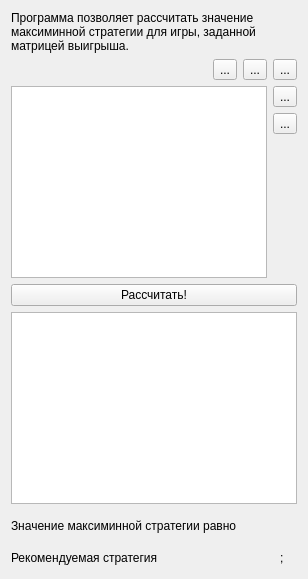
      <widget class="QWidget" name="tab_1">
       <attribute name="title">
        <string>Стратегия максимина</string>
       </attribute>
       <layout class="QVBoxLayout" name="verticalLayout_4">
        <item>
         <widget class="QLabel" name="label">
          <property name="text">
           <string>&lt;html&gt;&lt;head/&gt;&lt;body&gt;&lt;p&gt;Программа позволяет рассчитать значение максиминной стратегии для игры, заданной матрицей выигрыша.&lt;/p&gt;&lt;/body&gt;&lt;/html&gt;</string>
          </property>
          <property name="wordWrap">
           <bool>true</bool>
          </property>
         </widget>
        </item>
        <item>
         <layout class="QGridLayout" name="gridLayout">
          <item row="1" column="0" rowspan="3" colspan="3">
           <widget class="QTableView" name="table_1"/>
          </item>
          <item row="2" column="3">
           <widget class="QToolButton" name="btn_remcol_1">
            <property name="text">
             <string>...</string>
            </property>
            <property name="icon">
             <iconset resource="program.qrc">
              <normaloff>:/icons/list-remove.png</normaloff>:/icons/list-remove.png</iconset>
            </property>
           </widget>
          </item>
          <item row="3" column="3">
           <spacer name="verticalSpacer">
            <property name="orientation">
             <enum>Qt::Vertical</enum>
            </property>
            <property name="sizeHint" stdset="0">
             <size>
              <width>20</width>
              <height>40</height>
             </size>
            </property>
           </spacer>
          </item>
          <item row="0" column="0">
           <spacer name="horizontalSpacer">
            <property name="orientation">
             <enum>Qt::Horizontal</enum>
            </property>
            <property name="sizeHint" stdset="0">
             <size>
              <width>40</width>
              <height>20</height>
             </size>
            </property>
           </spacer>
          </item>
          <item row="0" column="1">
           <widget class="QToolButton" name="btn_addrow_1">
            <property name="text">
             <string>...</string>
            </property>
            <property name="icon">
             <iconset resource="program.qrc">
              <normaloff>:/icons/list-add.png</normaloff>:/icons/list-add.png</iconset>
            </property>
           </widget>
          </item>
          <item row="1" column="3">
           <widget class="QToolButton" name="btn_addcol_1">
            <property name="text">
             <string>...</string>
            </property>
            <property name="icon">
             <iconset resource="program.qrc">
              <normaloff>:/icons/list-add.png</normaloff>:/icons/list-add.png</iconset>
            </property>
           </widget>
          </item>
          <item row="0" column="2">
           <widget class="QToolButton" name="btn_remrow_1">
            <property name="text">
             <string>...</string>
            </property>
            <property name="icon">
             <iconset resource="program.qrc">
              <normaloff>:/icons/list-remove.png</normaloff>:/icons/list-remove.png</iconset>
            </property>
           </widget>
          </item>
          <item row="0" column="3">
           <widget class="QToolButton" name="btn_rnd_1">
            <property name="text">
             <string>...</string>
            </property>
            <property name="icon">
             <iconset resource="program.qrc">
              <normaloff>:/icons/text-editor.png</normaloff>:/icons/text-editor.png</iconset>
            </property>
           </widget>
          </item>
         </layout>
        </item>
        <item>
         <widget class="QPushButton" name="calc_1">
          <property name="text">
           <string>Рассчитать!</string>
          </property>
         </widget>
        </item>
        <item>
         <widget class="QTextBrowser" name="textBrowser_1"/>
        </item>
        <item>
         <layout class="QHBoxLayout" name="horizontalLayout">
          <property name="topMargin">
           <number>6</number>
          </property>
          <item>
           <widget class="QLabel" name="label_3">
            <property name="text">
             <string>Значение максиминной стратегии равно</string>
            </property>
           </widget>
          </item>
          <item>
           <spacer name="horizontalSpacer_9">
            <property name="orientation">
             <enum>Qt::Horizontal</enum>
            </property>
            <property name="sizeHint" stdset="0">
             <size>
              <width>40</width>
              <height>20</height>
             </size>
            </property>
           </spacer>
          </item>
          <item>
           <widget class="QLabel" name="res_1">
            <property name="text">
             <string/>
            </property>
           </widget>
          </item>
         </layout>
        </item>
        <item>
         <layout class="QHBoxLayout" name="horizontalLayout_13">
          <property name="topMargin">
           <number>6</number>
          </property>
          <item>
           <widget class="QLabel" name="label_24">
            <property name="text">
             <string>Рекомендуемая стратегия</string>
            </property>
           </widget>
          </item>
          <item>
           <spacer name="horizontalSpacer_16">
            <property name="orientation">
             <enum>Qt::Horizontal</enum>
            </property>
            <property name="sizeHint" stdset="0">
             <size>
              <width>40</width>
              <height>20</height>
             </size>
            </property>
           </spacer>
          </item>
          <item>
           <widget class="QLabel" name="str_1_1">
            <property name="text">
             <string/>
            </property>
           </widget>
          </item>
          <item>
           <widget class="QLabel" name="label_26">
            <property name="text">
             <string>;</string>
            </property>
           </widget>
          </item>
          <item>
           <widget class="QLabel" name="str_1_2">
            <property name="text">
             <string/>
            </property>
           </widget>
          </item>
         </layout>
        </item>
       </layout>
      </widget>
